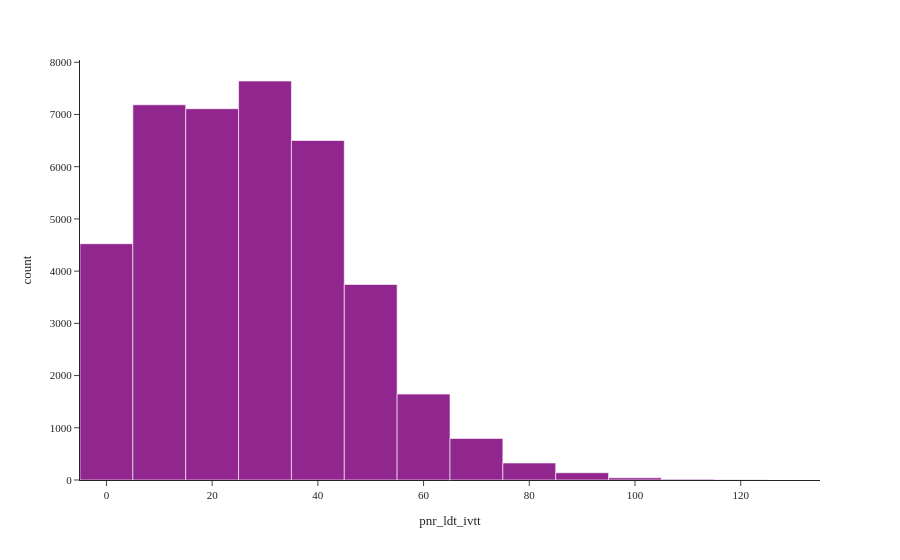

Write notebook code for a chart like this one.
### Code cell
fig = px.histogram(model_pnr, x="pnr_ldt_ivtt", nbins=20)
fig.show()

### Figure 1 — Plotly figure (JSON) as saved in the notebook; plotly's stock layout.template omitted (floating-point values rounded to 4 significant figures; data arrays with more than 128 entries replaced by an {"elided": "..."} marker saying what was removed)
{"data": [{"bingroup": "x", "hovertemplate": "pnr_ldt_ivtt=%{x}<br>count=%{y}<extra></extra>", "legendgroup": "", "marker": {"color": "#91268F", "pattern": {"shape": ""}}, "name": "", "nbinsx": 20, "orientation": "v", "showlegend": false, "type": "histogram", "x": {"elided": "39679 float values"}, "xaxis": "x", "yaxis": "y"}], "layout": {"barmode": "relative", "legend": {"tracegroupgap": 0}, "margin": {"t": 60}, "xaxis": {"anchor": "y", "domain": [0.0, 1.0], "title": {"text": "pnr_ldt_ivtt"}}, "yaxis": {"anchor": "x", "domain": [0.0, 1.0], "title": {"text": "count"}}}}
